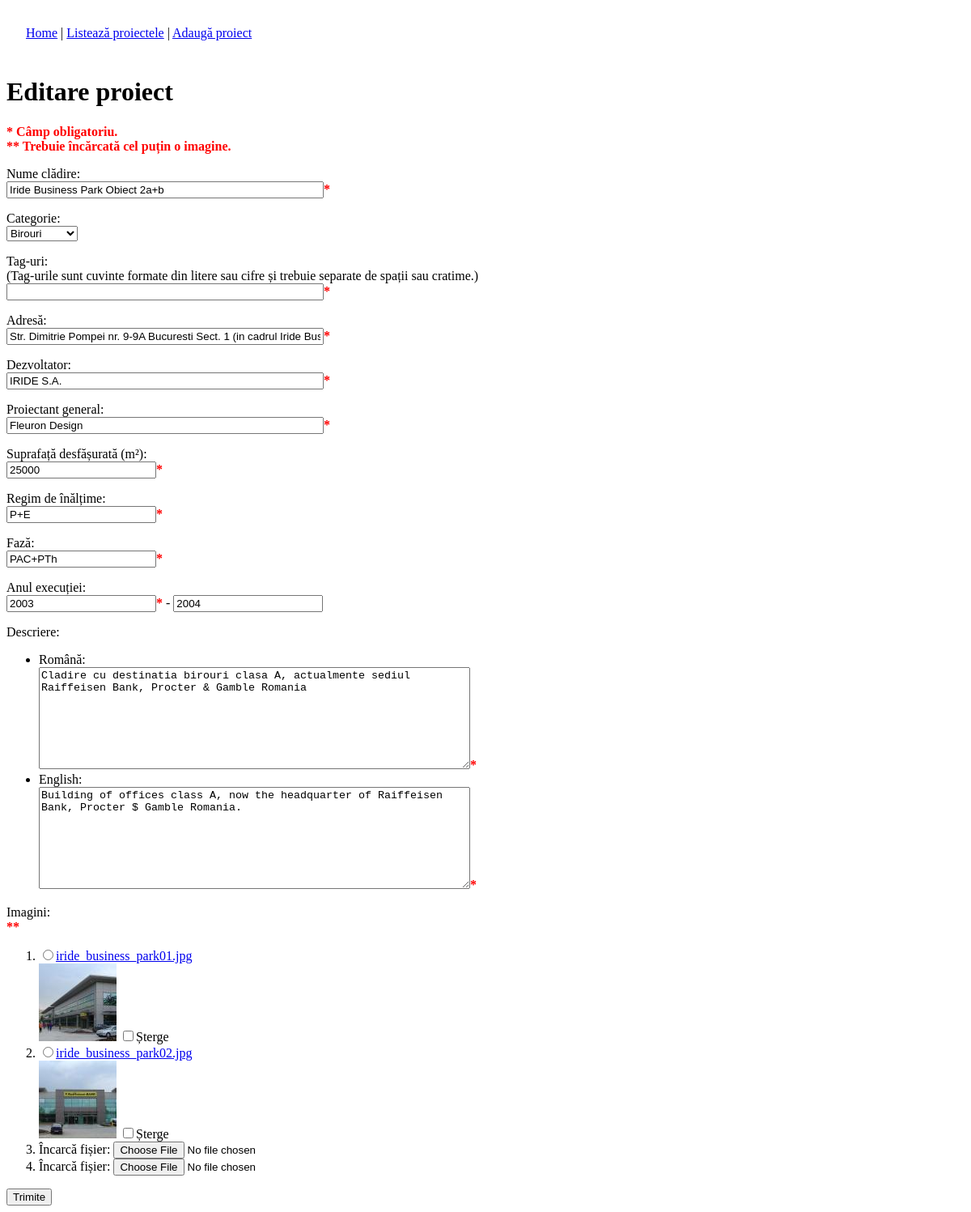
The app's page /admin/edit.php?id=51, older data.
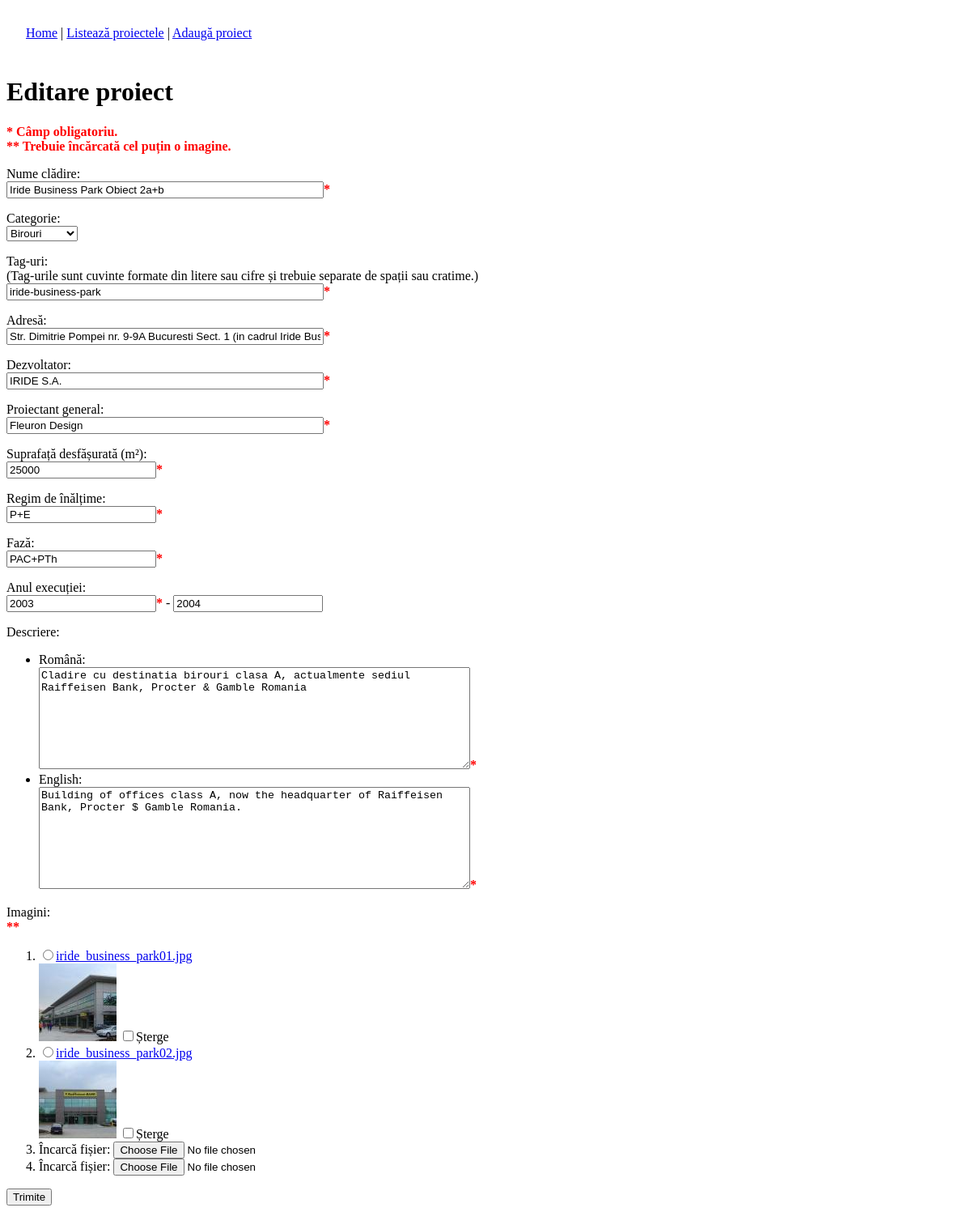
The same page, newer data.
### tables this page shows
CREATE TABLE `portfolio` (
  `id` int(11) NOT NULL auto_increment,
  `name` varchar(128) NOT NULL,
  `category` enum('office','residential','hotel','industrial','commercial','restoration','hospital','other') NOT NULL,
  `tags` varchar(64) NOT NULL,
  `address` varchar(512) NOT NULL,
  `developer` varchar(128) NOT NULL,
  `chief_architect` varchar(128) NOT NULL,
  `whole_area` int(11) default NULL,
  `height` varchar(128) NOT NULL,
  `phase` varchar(128) NOT NULL,
  `year_begin` year(4) default NULL,
  `year_end` year(4) default NULL,
  `description` text NOT NULL,
  `images` varchar(512) NOT NULL,
  PRIMARY KEY  (`id`)
);

### Content.class.php (called while the page is built, shortened)
<?php
class Content
{
	protected $db;
	protected $languages;
	protected $content;
	protected $lang;
	public function __construct($namespace)
	{
		try {
			$this->db = SingletonDB::connect();
			if( !($result = $this->db->query("SELECT * FROM `languages`")) )
				throw new DBException('query');
			while($row = $result->fetch_assoc())
			{
				$this->languages[$row['code']]['name'] = $row['name'];
				$this->languages[$row['code']]['img'] = $row['image'];
			}
			$matchedLang = $this->matchLanguage();
			if(isset($_GET['lang']))
			{
				$lang = $this->processLangCode($_GET['lang']);
				$this->lang = $lang;
				if($lang != $matchedLang)
				{
					setcookie("language", $lang, time() + 30*24*60*60, '/', '.'.SITE_DOMAIN);
				}
				else
				{
					setcookie("language", $lang, time() - 3600, '/', '.'.SITE_DOMAIN);
				}
			}
			else if(isset($_COOKIE['language']))
			{
				$this->lang = $this->processLangCode($_COOKIE['language']);
			}
			else
			{
				$this->lang = $matchedLang;
			}
			if( !($result = $this->db->query("SELECT * FROM `content` WHERE namespace = 'common' OR namespace = '"
					. $this->db->escape_string($namespace) . "'")) )
				throw new DBException('query');
			while($row = $result->fetch_assoc())
			{
				$this->content[$row['name']] = json_decode($row['value'], true);
			}
			if (! ($result = $this->db->query("SELECT category, COUNT(*) count FROM `portfolio` GROUP BY category")) )
				throw new DBException('query');
			while ($row = $result->fetch_assoc())
				$this->projectsCount[ $row['category'] ] = intval($row['count']);
		}
		catch(DBException $e) {
			echo $e->errorMessage();
			die();
		}
	}
	public function __get($name)
	{
		if(isset($this->content[$name]))
			return $this->content[$name][$this->lang];
		else
			return null;
	}
	public function matchLanguage()
	{
		$pattern = '/^(?P<primarytag>[a-zA-Z]{2,8})'.
    '(?:-(?P<subtag>[a-zA-Z]{2,8}))?(?:(?:;q=)'.
    '(?P<quantifier>\d\.\d))?$/';
		foreach (explode(',', $_SERVER['HTTP_ACCEPT_LANGUAGE']) as $lang)
		{
			$splits = array();
			if (preg_match($pattern, $lang, $splits))
			{
				$language = $splits['primarytag'];
				if(isset($this->languages[$language]))
					return $language;
			}
			else
				return 'en';
		}
		return 'en';
	}
	public function getProject($id, $fullInfo = false)
	{
		$id = intval(filter_var($id, FILTER_SANITIZE_NUMBER_INT));
		$result = $this->db->query(
			"SELECT * from `portfolio` WHERE id = " . $id);
		$row = $result->fetch_assoc();
		$row['category_code'] = $row['category'];
		switch($row['category_code'])
		{
		case 'office':
			$row['category'] = $this->project_category_office;
			break;
		}
		$descriptions = json_decode($row['description'], true);
		$row['description'] = $descriptions[$this->lang];
		if($fullInfo)
			$row['descriptions'] = $descriptions;
		$images = json_decode($row['images'], true);
		$row['images'] = $images;
		return $row;
	}
}

### SingletonDB.class.php (called while the page is built, shortened)
<?php
class SingletonDB
{
	private static $connection;
	public static function connect()
	{
		if(!isset(self::$connection))
		{
			self::$connection = new mysqli(ADDRESS, USERNAME, PASSWORD, DATABASE);
		}
		return self::$connection;
	}
}
?>

### admin/edit.php (the view, shortened to what the changed rows need)
<?php
require_once('../Content.class.php');
if(isset($_GET['id']))
	$id = $_GET['id'];
else if(isset($_POST['id']))
	$id = $_POST['id'];
else
	$id = null;
$dbContent = new Content('common');
$languages = $dbContent->getLanguages();
if(isset($_POST['submited']))
{
	$project['name'] = $_POST['name'];
	$project['category_code'] = $_POST['category_code'];
	$project['tags'] =  urlencode(str_replace(' ', '-',
				trim($_POST['tags'])));
	$project['address'] = $_POST['address'];
	$project['developer'] = $_POST['developer'];
	$project['chief_architect'] = $_POST['chief_architect'];
	$project['whole_area'] = (empty($_POST['whole_area']) ? 'NULL' : $_POST['whole_area']);
	$project['height'] = $_POST['height'];
	$project['phase'] = $_POST['phase'];
	$project['year_begin'] = (empty($_POST['year_begin']) ? 'NULL' : $_POST['year_begin']);
	$project['year_end'] = (empty($_POST['year_end']) ? 'NULL' : $_POST['year_end']);
	foreach($languages as $code => $value)
	{
		$project['descriptions'][$code] = stripslashes($_POST['description_'. $code]);
	}
	if(isset($_POST['default_img']))
		$project['images'][] = $_POST['default_img'];
	for($i = 0; $i < PICTS_PER_PRJ; $i++)
	{
		if(isset($_POST["img_$i"]) && !isset($_POST["del_$i"])
				&& $_POST["img_$i"] != $_POST['default_img'])
			$project['images'][] = $_POST["img_$i"];
		if(!isset($_POST["del_$i"]))
			continue;
		deleteImage($_POST["del_$i"]);
	}
	try {
	foreach($_FILES as $file)
	{
		if($file['error'] == 4)
			continue;
		if($file['error'] != 0)
			throw new FileUploadException($file['error']);
		$filename = $file['name'];
		if (file_exists('../images/portfolio/'. $filename))
			throw new FileUploadException(-1);
		else
		{
			move_uploaded_file($file["tmp_name"],
				'../images/portfolio/'. $filename);
			$thumbImg = new SimpleImage();
			$thumbImg->load('../images/portfolio/'. $filename);
			$thumbImg->saveThumbnail('../images/portfolio/'.
				getThumbFileName($filename), 128, 96);
		}
		$project['images'][] = $file['name'];
	}
	}
	catch(FileUploadException $e) {
		echo $e->errorMessage();
	}
	if($id == null)
	{
		Content::insertProject($project);
	}
	else
	{
		Content::updateProject($id, $project);
	}
	header('Location: list.php');
}
else
{
	if($id == null)
	{
		$project['name'] = '';
		$project['category_code'] = 'office';
		$project['tags'] = '';
		$project['address'] = '';
		$project['developer'] = '';
		$project['chief_architect'] = '';
		$project['whole_area'] = '';
		$project['height'] = '';
		$project['phase'] = '';
		$project['year_begin'] = '';
		$project['year_end'] = '';
		foreach($languages as $code => $value)
		{
			$project['descriptions'][$code] = '';
		}
		$project['images'] =  array();
	}
	else
	{
		$project = $dbContent->getProject($id, true);
	}
}
?>
<!DOCTYPE html PUBLIC "-//W3C//DTD XHTML 1.0 Strict//EN" "http://www.w3.org/TR/xhtml1/DTD/xhtml1-strict.dtd">
<html xmlns="http://www.w3.org/1999/xhtml">
<head>
<link href="../css/admin.css" rel="stylesheet" type="text/css" />
</head>
<body>
<?php
	if($id == null)
		echo "<h1>Adăugare proiect</h1>";
	else
		echo "<h1>Editare proiect</h1>";
	echo '<form action="edit.php" method="post" enctype="multipart/form-data">
	<input type="hidden" name="submited" id="submited" />
	';
	echo '
	<p><label for="name">Nume clădire: <br /></label>
	<input type="text" name="name" id="name" value="'. $project['name']. '" class="long-field" /><span class="mandatory">*</span></p>
	<p><label for="category_code">Categorie: <br /></label>
	<select name="category_code" id="category_code">
		<option value="office"'.
			($project['category_code']=='office' ? ' selected="selected"' : ''). '>Birouri</option>
		<option value="residential"'.
			($project['category_code']=='residential' ? ' selected="selected"' : ''). '>Rezidențial</option>
		<option value="hotel"'.
			($project['category_code']=='hotel' ? ' selected="selected"' : ''). '>Hotel</option>
		<option value="industrial"'.
			($project['category_code']=='industrial' ? ' selected="selected"' : ''). '>Industrial</option>
		<option value="commercial"'.
			($project['category_code']=='commercial' ? ' selected="selected"' : ''). '>Comercial</option>
		<option value="restoration"'.
			($project['category_code']=='restoration' ? ' selected="selected"' : ''). '>Restaurări</option>
		<option value="hospital"'.
			($project['category_code']=='hospital' ? ' selected="selected"' : ''). '>Spitale</option>
		<option value="other"'.
			($project['category_code']=='other' ? ' selected="selected"' : ''). '>Diverse</option>
	</select></p>
	<p><label for="tags">Tag-uri: <br />(Tag-urile sunt cuvinte formate din litere sau cifre și trebuie separate de spații sau cratime.)<br /></label>
	<input type="text" name="tags" id="tags" value="'. $project['tags']. '" class="long-field" /><span class="mandatory">*</span></p>
	<p><label for="address">Adresă: <br /></label>
	<input type="text" name="address" id="address" value="'. $project['address']. '" class="long-field" /><span class="mandatory">*</span></p>
	<p><label for="developer">Dezvoltator: <br /></label>
	<input type="text" name="developer" id="developer" value="'. $project['developer']. '" class="long-field" /><span class="mandatory">*</span></p>
	<p><label for="chief_architect">Proiectant general: <br /></label>
	<input type="text" name="chief_architect" id="chief_architect" value="'. $project['chief_architect']. '" class="long-field" /><span class="mandatory">*</span></p>
	<p><label for="whole_area">Suprafață desfășurată (m&sup2;): <br /></label>
	<input type="text" name="whole_area" id="whole_area" value="'. $project['whole_area']. '" /><span class="mandatory">*</span></p>
	<p><label for="height">Regim de înălțime: <br /></label>
	<input type="text" name="height" id="height" value="'. $project['height']. '" /><span class="mandatory">*</span></p>
	<p><label for="phase">Fază: <br /></label>
	<input type="text" name="phase" id="phase" value="'. $project['phase']. '" /><span class="mandatory">*</span></p>
	<p><label for="year_begin">Anul execuției: <br /></label>
	<input type="text" name="year_begin" id="year_begin" value="'. $project['year_begin']. '" /><span class="mandatory">*</span> - <input type="text" name="year_end" id="year_end" value="'. $project['year_end']. '" /></p>
	<p><label>Descriere: <br /></label><ul>
		';
	echo '
	</ul></p>
	<p><label>Imagini: <br /></label><span class="mandatory">**</span><ol>
		';
	echo '
	</ol>
	<input type="submit" value="Trimite" />
</form>
';
?>
</body>
</html>

Row changes from the older to the newer data that the page shows:
changed portfolio "Iride Business Park Obiect 2a+b": tags (not shown) → "iride-business-park"
